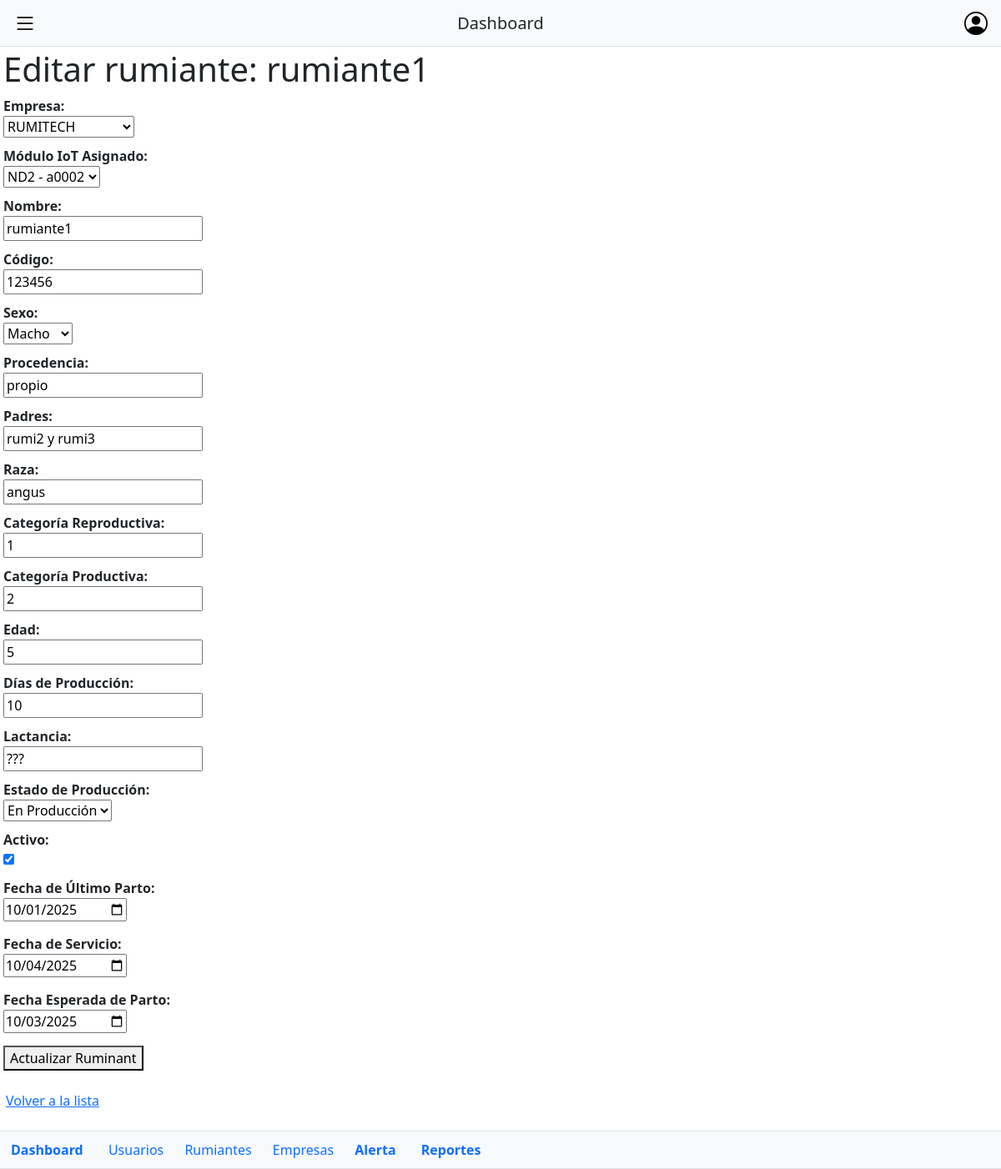
Screenshot of /rumiantes/editar/1/ (signed in) with the database file from the repository.
### ruminants/models.py (models this page shows, shortened)
class Ruminant(models.Model):
    SEXO_CHOICES = [
        ('macho', 'Macho'),
        ('hembra', 'Hembra'),
    ]
    ESTADO_PRODUCCION_CHOICES = [
        ('produccion', 'En Producción'),
        ('seca', 'Seca'),
    ]
    empresa = models.ForeignKey(
        'empresas.Empresa',
        on_delete=models.CASCADE,
        verbose_name="Empresa"
    )
    modulo_iot = models.ForeignKey(
        'ModuloIoT',  # Use string reference to avoid circular import
        on_delete=models.SET_NULL,
        null=True,
        blank=True,
        verbose_name="Módulo IoT Asignado"
    )
    nombre = models.CharField(max_length=200, blank=True, verbose_name="Nombre")
    codigo = models.CharField(max_length=100, blank=True, verbose_name="Código")
    sexo = models.CharField(
        max_length=10,
        choices=SEXO_CHOICES,
        blank=True,
        verbose_name="Sexo"
    )
    procedencia = models.CharField(max_length=200, blank=True, verbose_name="Procedencia")
    padres = models.CharField(max_length=300, blank=True, verbose_name="Padres")
    raza = models.CharField(max_length=100, blank=True, verbose_name="Raza")
    categoria_reproductiva = models.CharField(max_length=100, blank=True, verbose_name="Categoría Reproductiva")
    categoria_productiva = models.CharField(max_length=100, blank=True, verbose_name="Categoría Productiva")
    fecha_ultimo_parto = models.DateField(null=True, blank=True, verbose_name="Fecha de Último Parto")
    fecha_servicio = models.DateField(null=True, blank=True, verbose_name="Fecha de Servicio")
    fecha_esperada_parto = models.DateField(null=True, blank=True, verbose_name="Fecha Esperada de Parto")
    edad = models.CharField(max_length=50, blank=True, verbose_name="Edad")
    dias_produccion = models.CharField(max_length=50, blank=True, verbose_name="Días de Producción")
    lactancia = models.CharField(max_length=50, blank=True, verbose_name="Lactancia")
    estado_produccion = models.CharField(
        max_length=20,
        choices=ESTADO_PRODUCCION_CHOICES,
        blank=True,
        verbose_name="Estado de Producción"
    )
    activo = models.BooleanField(default=True, verbose_name="Activo")
    fecha_creacion = models.DateTimeField(auto_now_add=True, verbose_name="Fecha de creación")
    fecha_actualizacion = models.DateTimeField(auto_now=True, verbose_name="Fecha de actualización")
    class Meta:
        verbose_name = "Ruminant"
        verbose_name_plural = "Ruminants"
        ordering = ['nombre']

### ruminants/views.py (the view)
# urls.py: path('editar/<int:ruminant_id>/', views.editar_ruminant, name='editar_ruminant'),
@login_required
@admin_required
def editar_ruminant(request, ruminant_id):
    ruminant = get_object_or_404(Ruminant, id=ruminant_id)
    if request.method == 'POST':
        form = RuminantForm(request.POST, instance=ruminant)
        if form.is_valid():
            form.save()
            return redirect('ruminants:lista_ruminants')
    else:
        form = RuminantForm(instance=ruminant)
    context = {
        'form': form,
        'ruminant': ruminant
    }
    return render(request, 'ruminants/editar_ruminant.html', context)

### empresas/models.py (called while the page is built)
    def __str__(self):
        return self.nombre

### ruminants/models.py (called while the page is built)
    def __str__(self):
        return f"{self.nombre} - {self.codigo}"

### ruminants/templates/ruminants/editar_ruminant.html (shortened to what this page needs)
{% extends 'base.html' %}
{% block content %}
<h1>Editar rumiante: {{ ruminant.nombre }}</h1>
<form method="post">
    {% for field in form %}
        {% if field.name not in 'fecha_ultimo_parto fecha_servicio fecha_esperada_parto' %}
        <div style="margin-bottom: 10px;">
            <label for="{{ field.id_for_label }}" style="display: block; font-weight: bold;">
                {{ field.label }}:
            </label>
            {{ field }}
        </div>
        {% endif %}
    {% endfor %}
    <div style="margin-bottom: 15px;">
        <label for="fecha_ultimo_parto" style="display: block; font-weight: bold;">
            Fecha de Último Parto:
        </label>
        <input type="date" name="fecha_ultimo_parto" id="fecha_ultimo_parto"
               value="{% if ruminant.fecha_ultimo_parto %}{{ ruminant.fecha_ultimo_parto|date:'Y-m-d' }}{% endif %}">
    </div>
    <div style="margin-bottom: 15px;">
        <label for="fecha_servicio" style="display: block; font-weight: bold;">
            Fecha de Servicio:
        </label>
        <input type="date" name="fecha_servicio" id="fecha_servicio"
               value="{% if ruminant.fecha_servicio %}{{ ruminant.fecha_servicio|date:'Y-m-d' }}{% endif %}">
    </div>
    <div style="margin-bottom: 15px;">
        <label for="fecha_esperada_parto" style="display: block; font-weight: bold;">
            Fecha Esperada de Parto:
        </label>
        <input type="date" name="fecha_esperada_parto" id="fecha_esperada_parto"
               value="{% if ruminant.fecha_esperada_parto %}{{ ruminant.fecha_esperada_parto|date:'Y-m-d' }}{% endif %}">
    </div>
    <button type="submit">Actualizar Ruminant</button>
</form>
<br>
<a href="{% url 'ruminants:lista_ruminants' %}">Volver a la lista</a>
{% endblock %}

### Rumiantes/static/css/main.css (style rules this page uses)
body { margin: 0 auto; padding: 4px; font-weight: normal; max-width: 100dvw; }
a, .green { text-decoration: none; color: hsla(160, 100%, 37%, 1); transition: 0.4s; padding: 3px; }
@media (min-width: 1024px) { body { display: flex; grid-template-columns: 1fr 1fr; } }

### Rumiantes/static/css/base.css (style rules this page uses)
:root { --vt-c-white: #ffffff; --vt-c-white-soft: #f8f8f8; --vt-c-white-mute: #f2f2f2; --vt-c-black: #000000; --vt-c-black-soft: #222222; --vt-c-black-mute: #282828; --vt-c-indigo: #2c3e50; --vt-c-blue: #0fc1e9; --c-gray-1: #f1f1f1; --c-gray-2: #6c6c6c; --c-gray-3: #858585; --c-gray-4: #535353; --c-gray-4: #aeaeae; --vt-c-divider-light-1: rgba(60, 60, 60, 0.29); --vt-c-divider-light-2: rgba(60, 60, 60, 0.12); --vt-c-divider-dark-1: rgba(84, 84, 84, 0.65); --vt-c-divider-dark-2: rgba(84, 84, 84, 0.48); --vt-c-text-light-1: var(--vt-c-indigo); --vt-c-text-light-2: rgba(60, 60, 60, 0.66); --vt-c-text-dark-1: var(--vt-c-white); --vt-c-text-dark-2: rgba(235, 235, 235, 0.64); }
:root { --color-background: var(--vt-c-white); --color-background-soft: var(--c-gray-1); --color-background-selected: var(--c-gray-4); --color-primary: var(--vt-c-blue); --color-border: var(--vt-c-divider-light-2); --color-border-hover: var(--vt-c-divider-light-1); --color-heading: var(--vt-c-text-light-1); --color-text: var(--vt-c-black); --color-text-gray-1: var(--c-gray-3); --color-text-gray-boxes: var(--c-gray-4); --section-gap: 160px; --color-s-critical: #de3357; --color-s-active: #18ac71; --color-s-danger: #fdbc0e; --color-s-heat: #f0cdfb; }
*, *::before, *::after { box-sizing: border-box; margin: 0; font-weight: normal; }
body { min-height: 100vh; color: var(--color-text); background: var(--color-background); transition: color 0.5s, background-color 0.5s; line-height: 1.6; font-family: Poppins, -apple-system, BlinkMacSystemFont, "Segoe UI", Roboto, Oxygen, Ubuntu, Cantarell, "Fira Sans", "Droid Sans", "Helvetica Neue", sans-serif; font-size: 15px; text-rendering: optimizeLegibility; -webkit-font-smoothing: antialiased; -moz-osx-font-smoothing: grayscale; }

### Rumiantes/templates/base.html (style rules this page uses)
body { padding-bottom: 70px; }

### rows the page displays
Ruminant: nombre "rumiante1", form "RUMITECH" "ND2 - a0002" "rumiante1" "123456" "Macho" "propio" "rumi2 y rumi3" "angus" "1" "2" "5" "10" "???" "En Producción" "☑", fecha_ultimo_parto "10/01/2025", fecha_servicio "10/04/2025", fecha_esperada_parto "10/03/2025"

### other values shown
{{ field.label }} "Empresa" "Módulo IoT Asignado" "Nombre" "Código" "Sexo" "Procedencia" "Padres" "Raza" "Categoría Reproductiva" "Categoría Productiva" "Edad" "Días de Producción" "Lactancia" "Estado de Producción" "Activo"
